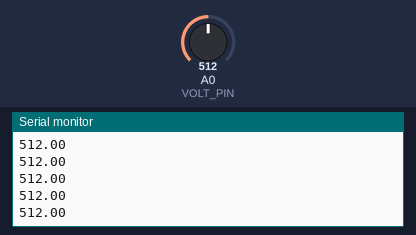
Bench run of a sketch on a simulated Arduino Uno, built with avr-gcc and run on an emulated ATmega328P. Parts: the last lines printed to the serial monitor. The test bench sets the inputs (shaded band); at power-on: A0 (VOLT_PIN) = 512.

Above: at 1.2 s.
1.3 s: A0 (VOLT_PIN) set to 716
At 1.31 s:
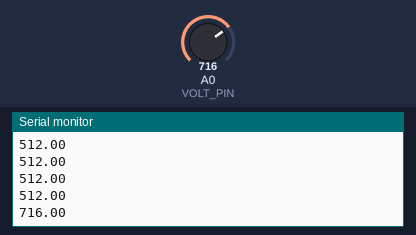
2.8 s: A0 (VOLT_PIN) set to 900
At 2.82 s:
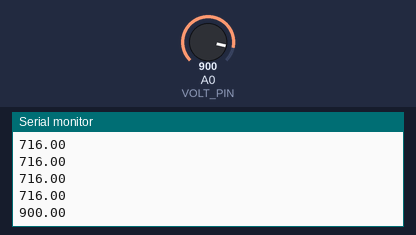
Timing chart, 0 to 5.8 s (numbered marks = the images above; inputs shaded):
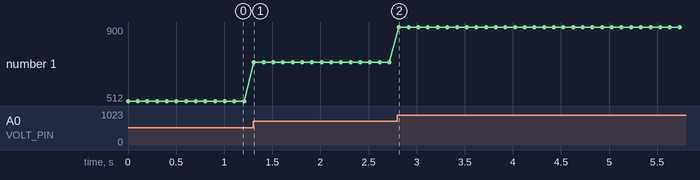

The sketch:

measure_analogvalue.ino
```cpp
const int VOLT_PIN = A0;

void setup()
{
    Serial.begin(9600);
}

void loop()
{
    float data = analogRead(VOLT_PIN);
    Serial.println(data);
    delay(100);
}
```

Measured:
- after the input at 1.3 s, the serial monitor: prints a new line at once (image 1)
- after the input at 2.8 s, the serial monitor: prints a new line at once (image 2)
- plotted number 1: 512 → 716 after the input at 1.3 s, 716 → 900 after the input at 2.8 s
